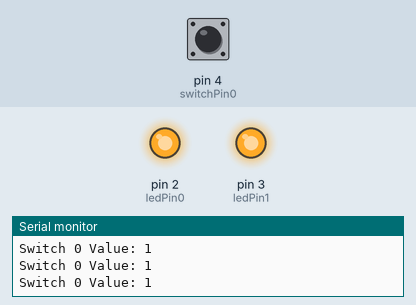
This sketch was run on a simulated Arduino Uno, built with avr-gcc and run on an emulated ATmega328P. Parts: output pins drawn as LEDs (lit = HIGH), the last lines printed to the serial monitor. The inputs (shaded band) are chosen by the test bench; at power-on: pin 4 (switchPin0) HIGH.

Above: at 1.2 s.
1.3 s: pin 4 (switchPin0) pulled LOW for 0.15 s
At 1.4 s:
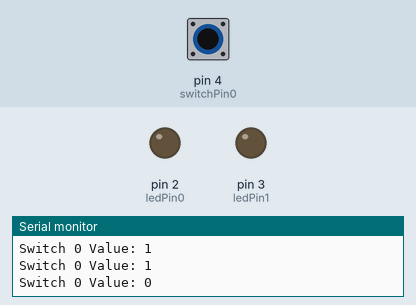
2.9 s: pin 4 (switchPin0) pulled LOW for 3.2 s
At 6.8 s:
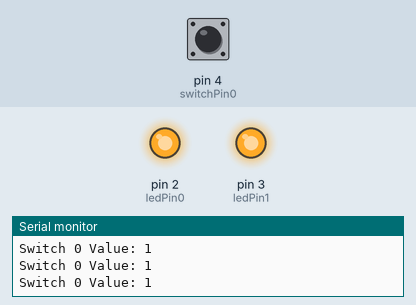
Timing chart, 0 to 8.3 s (numbered marks = the images above; inputs shaded):
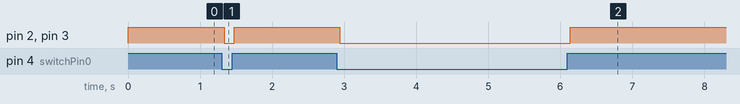

Measured:
- after the input at 1.3 s, pin 2 (ledPin0), pin 3 (ledPin1): HIGH → LOW at once, → HIGH 0.14 s later
- after the input at 2.9 s, pin 2 (ledPin0), pin 3 (ledPin1): HIGH → LOW at once, → HIGH 3.2 s later

The sketch:

digitalIO.ino
```cpp
const int ledPin0 = 2;
const int ledPin1 = 3;
const int switchPin0 = 4;


// This is a comment

// Another way to define pins
#define ledP0 2
#define ledP1 3


void setup() {
  // put your setup code here, to run once:
  Serial.begin(9600);
  pinMode(ledPin0, OUTPUT);
  pinMode(ledPin1, OUTPUT);
  pinMode(switchPin0, INPUT);


}

void loop() {
  // put your main code here, to run repeatedly:
  int switch0Read = digitalRead(switchPin0);

  Serial.print("Switch 0 Value: ");
  Serial.println(switch0Read);

  digitalWrite(ledPin0, switch0Read);
  digitalWrite(ledPin1, switch0Read);
}
```
